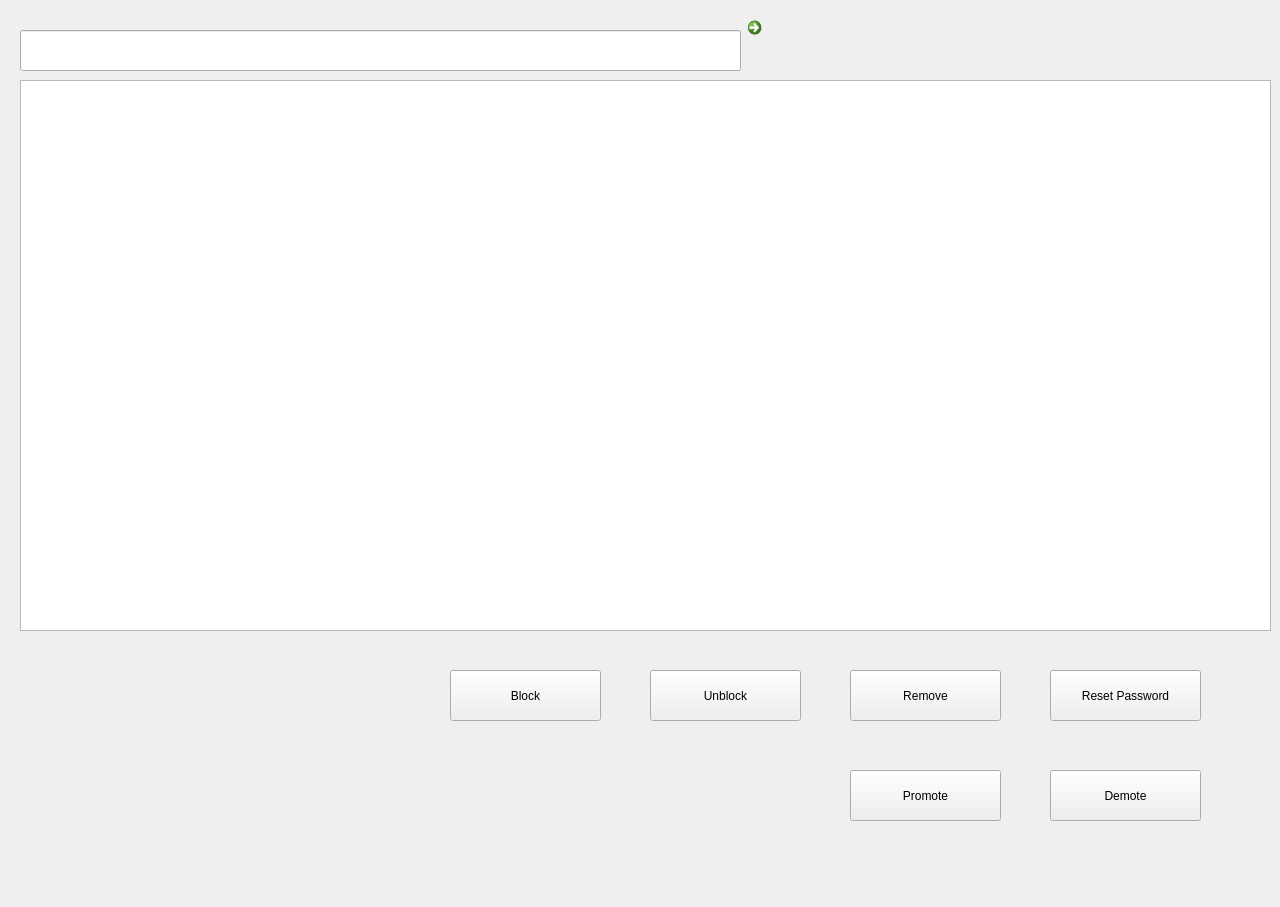
<?xml version="1.0" encoding="UTF-8"?>
<ui version="4.0">
 <class>adminmenu</class>
 <widget class="QWidget" name="adminmenu">
  <property name="geometry">
   <rect>
    <x>0</x>
    <y>0</y>
    <width>1280</width>
    <height>907</height>
   </rect>
  </property>
  <property name="windowTitle">
   <string>adminmenu</string>
  </property>
  <widget class="QStackedWidget" name="stackedWidget">
   <property name="geometry">
    <rect>
     <x>0</x>
     <y>0</y>
     <width>1281</width>
     <height>911</height>
    </rect>
   </property>
   <property name="currentIndex">
    <number>1</number>
   </property>
   <widget class="QWidget" name="page">
    <widget class="QPushButton" name="pushButton">
     <property name="geometry">
      <rect>
       <x>190</x>
       <y>250</y>
       <width>151</width>
       <height>71</height>
      </rect>
     </property>
     <property name="text">
      <string>PushButton</string>
     </property>
    </widget>
    <widget class="QPushButton" name="pushButton_2">
     <property name="geometry">
      <rect>
       <x>190</x>
       <y>410</y>
       <width>151</width>
       <height>71</height>
      </rect>
     </property>
     <property name="text">
      <string>PushButton</string>
     </property>
    </widget>
   </widget>
   <widget class="QWidget" name="page_2">
    <widget class="QListWidget" name="listWidget">
     <property name="geometry">
      <rect>
       <x>20</x>
       <y>80</y>
       <width>1251</width>
       <height>551</height>
      </rect>
     </property>
    </widget>
    <widget class="QCommandLinkButton" name="searchButton">
     <property name="geometry">
      <rect>
       <x>740</x>
       <y>10</y>
       <width>61</width>
       <height>61</height>
      </rect>
     </property>
     <property name="cursor">
      <cursorShape>PointingHandCursor</cursorShape>
     </property>
     <property name="mouseTracking">
      <bool>true</bool>
     </property>
     <property name="text">
      <string/>
     </property>
     <property name="icon">
      <iconset resource="LIBPRO.qrc">
       <normaloff>:/LIBPRO/search.ico</normaloff>:/LIBPRO/search.ico</iconset>
     </property>
     <property name="iconSize">
      <size>
       <width>50</width>
       <height>50</height>
      </size>
     </property>
    </widget>
    <widget class="QLineEdit" name="searchLine">
     <property name="geometry">
      <rect>
       <x>20</x>
       <y>30</y>
       <width>721</width>
       <height>41</height>
      </rect>
     </property>
     <property name="font">
      <font>
       <family>Lucida Calligraphy</family>
       <pointsize>20</pointsize>
      </font>
     </property>
     <property name="focusPolicy">
      <enum>Qt::StrongFocus</enum>
     </property>
     <property name="text">
      <string/>
     </property>
     <property name="clearButtonEnabled">
      <bool>true</bool>
     </property>
    </widget>
    <widget class="QPushButton" name="pushButton_7">
     <property name="geometry">
      <rect>
       <x>850</x>
       <y>770</y>
       <width>151</width>
       <height>51</height>
      </rect>
     </property>
     <property name="text">
      <string>Promote</string>
     </property>
    </widget>
    <widget class="QPushButton" name="pushButton_4">
     <property name="geometry">
      <rect>
       <x>850</x>
       <y>670</y>
       <width>151</width>
       <height>51</height>
      </rect>
     </property>
     <property name="text">
      <string>Remove</string>
     </property>
    </widget>
    <widget class="QPushButton" name="pushButton_8">
     <property name="geometry">
      <rect>
       <x>1050</x>
       <y>770</y>
       <width>151</width>
       <height>51</height>
      </rect>
     </property>
     <property name="text">
      <string>Demote</string>
     </property>
    </widget>
    <widget class="QPushButton" name="pushButton_5">
     <property name="geometry">
      <rect>
       <x>650</x>
       <y>670</y>
       <width>151</width>
       <height>51</height>
      </rect>
     </property>
     <property name="text">
      <string>Unblock</string>
     </property>
    </widget>
    <widget class="QPushButton" name="pushButton_6">
     <property name="geometry">
      <rect>
       <x>1050</x>
       <y>670</y>
       <width>151</width>
       <height>51</height>
      </rect>
     </property>
     <property name="text">
      <string>Reset Password</string>
     </property>
    </widget>
    <widget class="QPushButton" name="pushButton_3">
     <property name="geometry">
      <rect>
       <x>450</x>
       <y>670</y>
       <width>151</width>
       <height>51</height>
      </rect>
     </property>
     <property name="text">
      <string>Block</string>
     </property>
    </widget>
   </widget>
  </widget>
 </widget>
 <layoutdefault spacing="6" margin="11"/>
 <resources>
  <include location="LIBPRO.qrc"/>
 </resources>
 <connections/>
</ui>
